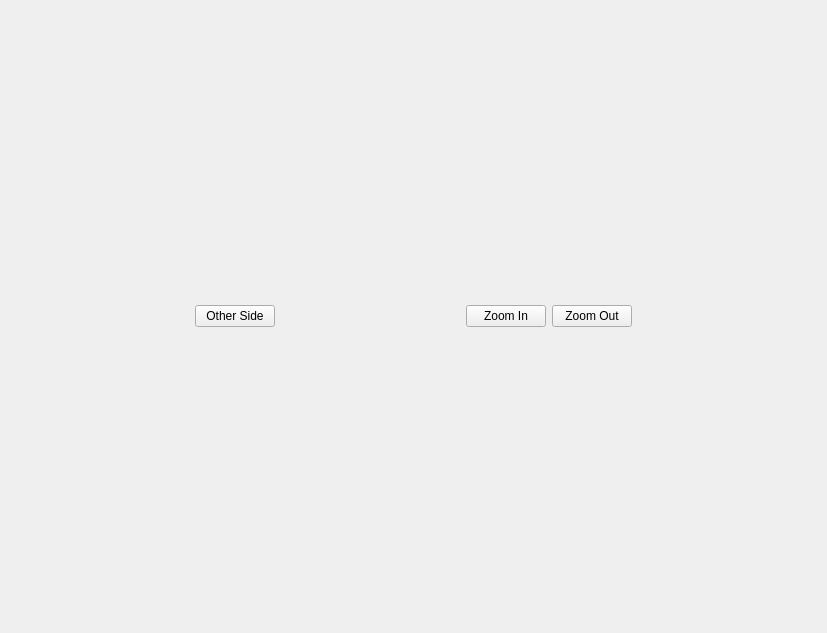
<?xml version="1.0" encoding="UTF-8"?>
<ui version="4.0">
 <class>BallotInspector</class>
 <widget class="QWidget" name="BallotInspector">
  <property name="geometry">
   <rect>
    <x>0</x>
    <y>0</y>
    <width>827</width>
    <height>633</height>
   </rect>
  </property>
  <property name="windowTitle">
   <string>Form</string>
  </property>
  <layout class="QVBoxLayout" name="verticalLayout">
   <item>
    <layout class="QHBoxLayout" name="hl4">
     <item>
      <spacer name="horizontalSpacer_7">
       <property name="orientation">
        <enum>Qt::Horizontal</enum>
       </property>
       <property name="sizeHint" stdset="0">
        <size>
         <width>40</width>
         <height>20</height>
        </size>
       </property>
      </spacer>
     </item>
     <item>
      <widget class="QPushButton" name="otherSidePB">
       <property name="text">
        <string>Other Side</string>
       </property>
      </widget>
     </item>
     <item>
      <spacer name="horizontalSpacer_8">
       <property name="orientation">
        <enum>Qt::Horizontal</enum>
       </property>
       <property name="sizeHint" stdset="0">
        <size>
         <width>40</width>
         <height>20</height>
        </size>
       </property>
      </spacer>
     </item>
     <item>
      <widget class="QPushButton" name="zoomInPB">
       <property name="text">
        <string>Zoom In</string>
       </property>
      </widget>
     </item>
     <item>
      <widget class="QPushButton" name="zoomOutPB">
       <property name="text">
        <string>Zoom Out</string>
       </property>
      </widget>
     </item>
     <item>
      <spacer name="horizontalSpacer_9">
       <property name="orientation">
        <enum>Qt::Horizontal</enum>
       </property>
       <property name="sizeHint" stdset="0">
        <size>
         <width>40</width>
         <height>20</height>
        </size>
       </property>
      </spacer>
     </item>
    </layout>
   </item>
   <item>
    <layout class="QHBoxLayout" name="addImageViewerHere"/>
   </item>
  </layout>
 </widget>
 <resources/>
 <connections/>
</ui>
